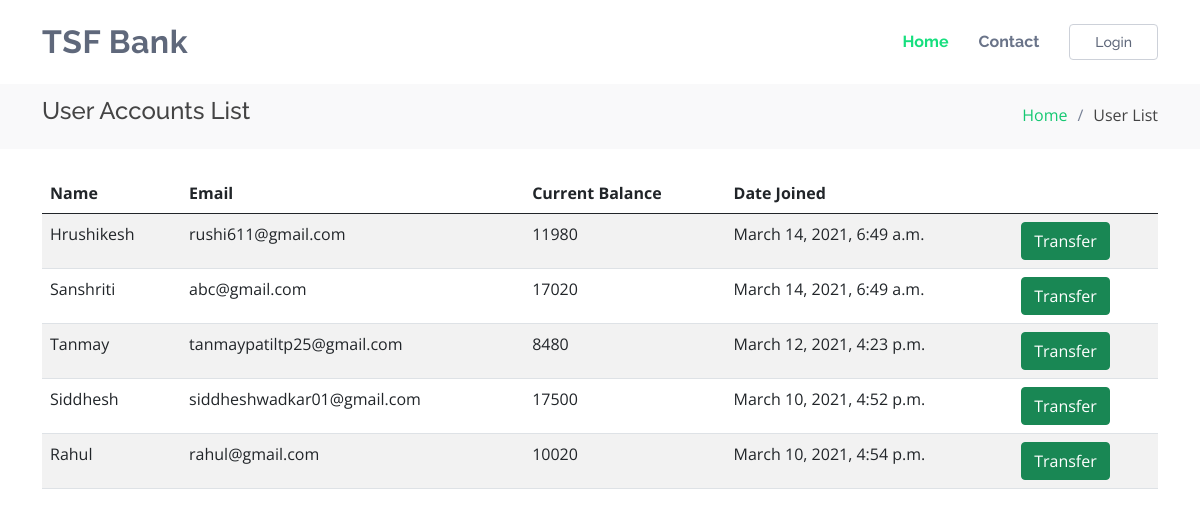
Page /transferlist on the committed database.
### core/models.py (models this page shows, shortened)
class User(models.Model):
    name = models.CharField(max_length = 40)
    email = models.EmailField(max_length = 40)
    current_credit = models.IntegerField()
    date = models.DateTimeField(auto_now=True)

### core/views.py (the view)
# urls.py: path('transferlist',views.transferlistview, name='transfer_list'),
def transferlistview(request):
    users = User.objects.all()
    context = { 'users' : users }
    return render(request,'transfer_list.html', context)

### templates/transfer_list.html (shortened to what this page needs)
{% extends "base.html" %}
{% load static %}
{% block content %}
<main id="main">
    <section class="breadcrumbs">
      <div class="container">
        <div class="d-flex justify-content-between align-items-center">
          <h4>User Accounts List</h4>
          <ol>
            <li><a href="{% url 'home' %}">Home</a></li>
            <li>User List</li>
          </ol>
        </div>
      </div>
    </section>
    <br>
    <div class='container'>
        <div class="app-table">
        <table class='table table-striped table-hover'>
            <thead>
                <tr>
                    <th>Name</th>
                    <th>Email</th>
                    <th>Current Balance</th>
                    <th>Date Joined</th>
                    <th></th>
                </tr>
            </thead>
            <tbody>
            {% for user in users %}
                <tr>
                    <td>{{user.name}}</td>
                    <td>{{user.email}}</td>
                    <td>{{user.current_credit}}</td>
                    <td>{{user.date}}</td>
                    <td>
                        <a href="{% url 'userView' name=user.name %}" class='btn btn-success'>Transfer</a>
                    </td>
                </tr>
            {% endfor %}
            </tbody>
        </table>
        </div>
    </div>
</main>
{% endblock %}

### templates/base.html (shortened to what this page needs)
{% load static %}
<!DOCTYPE html>
<html lang="en">
<head>
  <link href="{% static 'vendor/bootstrap/css/bootstrap.min.css' %}" rel="stylesheet">
  <link href="{% static 'vendor/bootstrap-icons/bootstrap-icons.css' %}" rel="stylesheet">
  <link href="{% static 'vendor/boxicons/css/boxicons.min.css' %}" rel="stylesheet">
  <link href="{% static 'vendor/glightbox/css/glightbox.min.css' %}" rel="stylesheet">
  <link href="{% static 'vendor/swiper/swiper-bundle.min.css' %}" rel="stylesheet">
  <link href="{% static 'css/style.css' %}" rel="stylesheet">
</head>
<body>
  <header id="header" class="fixed-top">
    <div class="container d-flex align-items-center justify-content-between">
      <h1 class="logo"><a href="{% url 'home' %}">TSF Bank</a></h1>
      <nav id="navbar" class="navbar">
        <ul>
          <li><a class="nav-link scrollto active" href="#hero">Home</a></li>
          <li><a class="nav-link scrollto" href="#contact">Contact</a><li/>
          <li><a class="getstarted scrollto" href="#about">Login</a></li>
        </ul>
      </nav>
    </div>
  </header>
    {% block content %}
    {% endblock %}
</body>
</html>

### static/css/style.css (style rules this page uses)
body { font-family: "Open Sans", sans-serif; color: #444444; }
a { color: #14c871; text-decoration: none; }
h1, h2, h3, h4, h5, h6 { font-family: "Raleway", sans-serif; }
#header { background: #fff; transition: all 0.5s; z-index: 997; padding: 20px 0; }
#header .logo { font-size: 32px; margin: 0; padding: 0; line-height: 1; font-weight: 700; letter-spacing: 0.5px; }
#header .logo a { color: #5f687b; }
.navbar { padding: 0; }
.navbar ul { margin: 0; padding: 0; display: flex; list-style: none; align-items: center; }
.navbar li { position: relative; }
.navbar a { display: flex; align-items: center; justify-content: space-between; padding: 10px 0 10px 30px; font-family: "Raleway", sans-serif; font-size: 16px; font-weight: 700; color: #6a7489; white-space: nowrap; transition: 0.3s; }
.navbar a:hover, .navbar .active, .navbar li:hover > a { color: #16df7e; }
.navbar .getstarted { padding: 10px 25px; margin-left: 30px; border-radius: 4px; line-height: 1; color: #5f687b; font-size: 14px; font-weight: 500; border: 1px solid #cdd1d9; }
section { padding: 60px 0; overflow: hidden; }
.breadcrumbs { padding: 15px 0; background: #f9f9fa; min-height: 40px; margin-top: 82px; }
.breadcrumbs ol { display: flex; flex-wrap: wrap; list-style: none; padding: 0; margin: 0; }
.breadcrumbs ol li + li { padding-left: 10px; }
.breadcrumbs ol li + li::before { display: inline-block; padding-right: 10px; color: #778196; content: "/"; }

### rows in the picture
User: name "Hrushikesh", email "rushi611@gmail.com", current_credit "11980", date "March 14, 2021, 6:49 a.m."
User: name "Sanshriti", email "abc@gmail.com", current_credit "17020", date "March 14, 2021, 6:49 a.m."
User: name "Tanmay", email "tanmaypatiltp25@gmail.com", current_credit "8480", date "March 12, 2021, 4:23 p.m."
User: name "Siddhesh", email "siddheshwadkar01@gmail.com", current_credit "17500", date "March 10, 2021, 4:52 p.m."
User: name "Rahul", email "rahul@gmail.com", current_credit "10020", date "March 10, 2021, 4:54 p.m."
